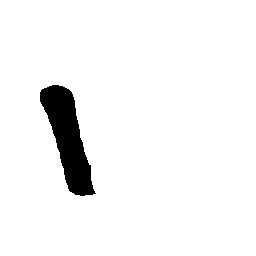
#> input picture sample_data/tmp1_0.jpg, 256 x 256 px
$ python gt_gen_sim.py
#> lines starting #> are read from the running program, lines starting #| are printed output that depends on the picture; after the words box and inside, x2 and y2 are one past the last pixel; in counts of white or black regions, pixels touching at a corner belong together; long printed decimals are rounded
### sim.py
"""
robostic caligraphy simulator environment
the weights of strokes are calculated by the distance between the brush and the paper.

Sim class is the simulator. it take trace points as input and output the image of the trace.
Boundary should be set at initialization.

tracing points should be in the following format:
    movl 0 24.4244 379.5504 183.1498 163.0036 -3.8346 -143.2302 100.0000 stroke1
where row[2:4] is x, y, z, and row[5:7] is the rotation angle of the brush.
the rest of the row is not used in our work.

This file is highly inspired by vis_2d in get_6d_3d.py and somewhere in the project "Robot-Calligraphy".
They're legacy code and I don't know who wrote them. They're unreadable, non-reusable and untraceable, and
meant to be fully rewritten. As the result, I rewrote them in this file.
The unreadability of the legacy code is not just caused by lack of ability of programming of the author,
but also the English level of the author. The variable names are confusing, misleading and sometimes
completely wrong. Also, they don't follow the naming convention of python.
"""

import math
from typing import List
import numpy as np
from abc import ABC, abstractmethod
from matplotlib import pyplot as plt

from scipy import ndimage
import cv2

# interface


class CalSim(ABC):
    def __init__(self) -> None:
        self.trace_path = None

    # [6 lines left out: function get_image, not called in this run]


class CalSimSimple(CalSim):
    """
    CalSimSimple is a simple simulator that only consider the distance between
    the brush and the paper.
    :param trace: the trace of the brush. it should be a 2d numpy array with shape (n, 2).
    :param file: the path of the trace file. it should be a txt file with the following format:
        movl 0 24.4244 379.5504 183.1498 163.0036 -3.8346 -143.2302 100.0000 stroke1
    where angles are in degree.

    """

    def __init__(
        self, trace=None, trace_3d=None, file=None, boundary=None, oriboundary=None
    ) -> None:
        super().__init__()
        # [x_min, x_max, y_min, y_max] where x is the horizontal axis and y is the vertical axis
        self.boundary = boundary
        self.trace_3d = None
        self.trace = None
        self.scale = None
        self.oriboundary = oriboundary

        if trace_3d is not None:
            self.trace_3d = trace_3d
        elif trace is not None:
            self.trace = trace.copy()
        else:
            self.trace = self.load_trace_from_file(file)

        if self.trace_3d is None:
            self.trace_3d = list(map(self.trans_6d_to_3d, self.trace))

        if self.boundary is None:
            self.boundary = [0, 0, 10, 10]
            self.boundary[0] = min([x[0] for x in self.trace_3d if x[2] < 10])
            self.boundary[1] = max([x[0] for x in self.trace_3d if x[2] < 10])
            self.boundary[2] = min([x[1] for x in self.trace_3d if x[2] < 10])
            self.boundary[3] = max([x[1] for x in self.trace_3d if x[2] < 10])
            self.oriboundary = self.boundary.copy()
            self._adjust_trace_boundary()

    def _adjust_trace_boundary(self, boundary=256):
        scale = min(
            int(boundary * 0.875) / (self.boundary[1] - self.boundary[0]),
            int(boundary * 0.875) / (self.boundary[3] - self.boundary[2]),
        )

        def trans_x(x):
            return (
                int((x - self.boundary[0]) * scale)
                + int(boundary - (self.boundary[1] - self.boundary[0]) * scale) // 2
            )

        def trans_y(y):
            return (
                256
                - int((y - self.boundary[2]) * scale)
                - int(boundary - (self.boundary[3] - self.boundary[2]) * scale) // 2
            )

        def trans_xyz(u):
            x, y, z = u
            return trans_x(x), trans_y(y), z

        self.trace_3d = list(map(trans_xyz, self.trace_3d))
        self.boundary = [0, boundary, 0, boundary]

    def export_to_robot(self, boundary=256):
        """
        export the trace to robot
        WARNING: the Z-axis needs to be adjusted

        :param boundary: the boundary of the output image
        :return: the trace in robot coordinate
        """
        # print(self.oriboundary)

        # calculate the scale from boundary to oriboundary
        scale = min(
            int(boundary * 0.875) / (self.oriboundary[1] - self.oriboundary[0]),
            int(boundary * 0.875) / (self.oriboundary[3] - self.oriboundary[2]),
        )

        def inverse_trans_or_x(new_x):
            return (
                new_x
                - int(boundary - (self.oriboundary[1] - self.oriboundary[0]) * scale)
                // 2
            ) / scale + self.oriboundary[0]

        def inverse_trans_or_y(new_y):
            return (
                256
                - int(boundary - (self.oriboundary[3] - self.oriboundary[2]) * scale)
                // 2
                - new_y
            ) / scale + self.oriboundary[2]

        def inverse_trans_or_xyz(u_adjusted):
            new_x, new_y, z = u_adjusted
            x = inverse_trans_or_x(new_x)
            y = inverse_trans_or_y(new_y)
            return x, y, z

        ret = list(map(inverse_trans_or_xyz, self.trace_3d))
        # print(self.trace_3d)
        return ret

    def load_trace_from_file(self, file_path) -> np.ndarray:
        """
        load trace from file
        """
#> called with file_path = 'sample_data/char00615_stroke.txt'
        with open(file_path, "r", encoding="utf-8") as f:
#> (reads sample_data/char00615_stroke.txt from the repository)
            lines = f.readlines()
            trace = []
            for line in lines:
                line = line.lstrip().split(" ")
                x, y, z, theta, phi, psi = map(float, line[2:8])
                trace.append([x, y, z, theta, phi, psi])
            return trace

    def split_strokes(self) -> List["CalSimTrans3D"]:
        # split the trace into strokes if height >= 11
        start_idx = 0
        ret = []
        flg = False
        for i, (x, y, z) in enumerate(self.trace_3d + [[0, 0, 255]]):
            # print("z", z)
            if z >= 11:
                if not flg:
                    continue
                if i - start_idx <= 1:
                    start_idx = i + 1
                    flg = False
                    continue
                ret.append(
                    CalSimTrans3D(
                        trace_3d=self.trace_3d[start_idx : i - 1].copy(),
                        boundary=self.boundary.copy(),
                        oriboundary=self.oriboundary.copy(),
                    )
                )
                start_idx = i + 1
            flg = True
        return ret

    @staticmethod
    def trans_6d_to_3d(point):
        x, y, z, theta, phi, psi = point
        stroke_n = x, y, z, theta, phi, psi
        theta, phi, psi = map(np.deg2rad, [theta, phi, psi])
        a, b, c = theta, phi, psi
        r_a = [1, 0, 0, 0, math.cos(a), -1 * math.sin(a), 0, math.sin(a), math.cos(a)]

        r_b = [math.cos(b), 0, math.sin(b), 0, 1, 0, -1 * math.sin(b), 0, math.cos(b)]

        r_c = [math.cos(c), -1 * math.sin(c), 0, math.sin(c), math.cos(c), 0, 0, 0, 1]

        r_a = np.array(r_a).reshape(3, 3)
        r_b = np.array(r_b).reshape(3, 3)
        r_c = np.array(r_c).reshape(3, 3)

        r = np.dot(np.dot(r_c, r_b), r_a)

        a = [
            r[0, 0],
            r[0, 1],
            r[0, 2],
            x,
            r[1, 0],
            r[1, 1],
            r[1, 2],
            y,
            r[2, 0],
            r[2, 1],
            r[2, 2],
            z,
            0,
            0,
            0,
            1,
        ]
        a = np.array(a).reshape((4, 4))

        b = np.identity(4)
        b[2, 3] = 185  # 毛筆長度 185 mm

        t = np.dot(a, b)

        return t[0, 3], t[1, 3], t[2, 3]

    def get_image(self) -> np.ndarray:
        # total width and height is 256
        # scale to 224X224 and the rest is padding

        canvas = (
            np.ones((int(self.boundary[1]), int(self.boundary[3])), dtype=np.uint8)
            * 255
        )

        for i in range(0, (len(self.trace_3d) - 1)):
            # print(self.trace_3d[i])
            x = [int(self.trace_3d[i][0]), int(self.trace_3d[i + 1][0])]
            y = [int(self.trace_3d[i][1]), int(self.trace_3d[i + 1][1])]
            h = (float(self.trace_3d[i][2]) + float(self.trace_3d[i + 1][2])) * 0.5

            # print(x, y, h)

            width = 2 * (5.5 - h)
            if width < 1:
                continue

            # width = 1 # TODO
            # plt.plot(x, y, 'k', color="c", linewidth=width)
            # draw line with OpenCV
            # print(x, y, width)
            cv2.line(canvas, (x[0], y[0]), (x[1], y[1]), (0, 0, 0), int(width))
#> further down, target_image is the input picture: shape (256, 256); min 0, max 255, mean 243.3
            # print(x, y, width)
        # cv2.imwrite("./test.png", canvas)
        # print(h)
        return canvas


class CalSimTrans3D(CalSimSimple):
    def __init__(self, *args, **kwargs):
        super().__init__(*args, **kwargs)

    @staticmethod
    def from_cal_sim_simple(sim: CalSimSimple) -> "CalSimTrans3D":
        """
        convert CalSimSimple to CalSimTrans3D
        """
        if sim.trace_3d is None:
            return CalSimTrans3D(
                trace=sim.trace.copy(),
                boundary=sim.boundary.copy(),
                oriboundary=sim.oriboundary.copy(),
            )
        else:
            return CalSimTrans3D(
                trace_3d=sim.trace_3d.copy(),
                boundary=sim.boundary.copy(),
                oriboundary=sim.oriboundary.copy(),
            )

    def transform(self, params) -> "CalSimTrans3D":
        """
        apply transformation to the trace and return a new CalSimTrans3D object
        params are (affine on x-z plane, bias on y)
        the order of the transformation is:
            1. rotation
            2. translation
            3. scale
        m_trans @ m_scale @ m_rotate, as the result, the order is reversed,
        where `@` is matrix multiplication
        """
        # parameters for affine transformation
        # trans_x, trans_y, angle, scale_x, scale_y, shear_x, shear_y, z_bias = params
        # trans_x, trans_y, angle, scale_x, scale_y, shear_x, z_bias = params
        trans_x, trans_y, angle, scale_x, scale_y, z_bias = params

        # rotation angle in radian, scale in percentage
        m_rotate = np.asarray(
            [
                [np.cos(angle), -np.sin(angle), 0],
                [np.sin(angle), np.cos(angle), 0],
                [0, 0, 1],
            ],
            dtype=float,
        )

        # translation in pixel
        m_trans = np.asarray([[1, 0, trans_x], [0, 1, trans_y], [0, 0, 1]], dtype=float)
        m_scale = np.asarray([[scale_x, 0, 0], [0, scale_y, 0], [0, 0, 1]], dtype=float)
        # m_shear = np.asarray([
        #     [1, shear_x, 0],
        #     [0, 1, 0],
        #     [0, 0, 1]
        # ], dtype=float)
        affine_param = m_trans @ m_scale @ m_rotate  # NOTE: the order is important
        # affine_param = m_trans @ m_scale @ m_rotate @ m_shear  # TODO optimize
        new_trace = []
        for i, (x, y, z) in enumerate(self.trace_3d):
            # x, y, d = np.matmul(affine_param, np.array([[x], [y], [1]]))
            x, y, d = np.matmul(affine_param, np.array([x, y, 1]))
            x, y = x / d, y / d
            # print(x, y, z)
            new_trace.append([x, y, z + z_bias])

        return CalSimTrans3D(
            trace_3d=new_trace,
            boundary=self.boundary.copy(),
            oriboundary=self.oriboundary.copy(),
        )


# [17 lines that do not run on import are left out]


# the following are from legacy code. don't touch it and even use it.
# I just copied them here and referenced them.


class _LegacySim:
    # [113 lines left out: functions __init__, paint_from_file, legacy_get_6d_3d, not called in this run]


class Vi_c:
    """
    this class is legacy code. don't touch it and even use it.
    ***For visualizing component

    read_txt: read 3axis txt file to list
    plot: plot from list to image
    savefig: save plot image
    """

    # [47 lines left out: functions __init__, read_txt, plot, not called in this run]

                # plts.append(self.ax.plot(x, y, 'k', color=c, linewidth=width, label='%d' % stroke)[0]) # 會出現相同lebel的bug.
                # self.ax.plot(x, y, 'k', color=c, linewidth=width)
                # plt.pause(0.05) # 用來顯示一個字的點順序
        # plt.legend(handles=plts, bbox_to_anchor=(1.1, 1))

    def show(self):
        plt.show()
        pass

    # [8 lines left out: function savefig, not called in this run]

### gt_gen_sim.py
"""
(c) 2023 Ray Chung. All Rights Reserved.
This program searches for the coefficients of affine transformations
that apply to robot traces to minimize the differences between our online
data and the target images.
"""

from typing import List
import cv2
import numpy as np
import scipy
import scipy.optimize
import matplotlib.pyplot as plt

from sim import CalSimSimple, CalSimTrans3D


def search_params(sim_obj: CalSimTrans3D, target_image) -> (np.ndarray, float):
    """
    :param path: path are 3d points with shape (n, 3)
    :param params: params are (affine on x-z plane, bias on y)
    :return: params and loss
    """

    def _loss_func(params: List[float]) -> float:
        # loss is defined as IoU, but the background is white
        # so we need to invert the image
        transformed = sim_obj.transform(params)
        intersection = np.sum(
            np.logical_and(
                transformed.get_image() == 0,
                target_image == 0
            )
        )
        union = np.sum(
            np.logical_or(
                transformed.get_image() == 0,
                target_image == 0
            )
        )
        # mse = np.mean(
        #     np.square(
        #         transformed.get_image() - target_image
        #     )
        # )
        loss = 1 - intersection / union
        # loss = mse
        # transformed = sim_obj.transform(params)
        # loss = np.sum(np.abs(transformed.get_image() - target_image))
        return loss

    # first of all, align the center
    from_img = sim_obj.get_image()
    _, th = cv2.threshold(from_img, 0, 32, cv2.THRESH_BINARY_INV | cv2.THRESH_OTSU)
    # find bounding box
    # take the largest connected component
    cnts, _ = cv2.findContours(
        th,
        cv2.RETR_EXTERNAL,
        cv2.CHAIN_APPROX_SIMPLE
    )
    cnt_1 = max(cnts, key=cv2.contourArea)
    _, th = cv2.threshold(target_image, 0, 32, cv2.THRESH_BINARY_INV | cv2.THRESH_OTSU)
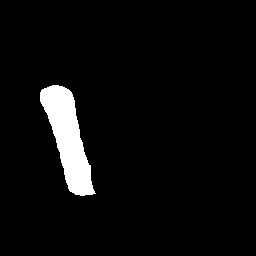
#> th: shape (256, 256); values 0 (black) and 32 (white), 4.6% white; 1 white region
    cnts, _ = cv2.findContours(
        th,
        cv2.RETR_EXTERNAL,
        cv2.CHAIN_APPROX_SIMPLE
    )
#> cnts = 1 contour; box (x1, y1, x2, y2) and area: (40, 85, 96, 196) 2874
    cnt_2 = max(cnts, key=cv2.contourArea)
#> cnt_2 = contour of 135 points, box (x1, y1, x2, y2) (40, 85, 96, 196), area 2874

    # find the center of the bounding box
    x1, y1, w1, h1 = cv2.boundingRect(cnt_1)
    x2, y2, w2, h2 = cv2.boundingRect(cnt_2)
#> x2 = 40; y2 = 85; w2 = 56; h2 = 111


    center_1 = np.array([x1 + w1 / 2, y1 + h1 / 2])
    center_2 = np.array([x2 + w2 / 2, y2 + h2 / 2])
#> center_2 = [68, 140.5]
    # calculate the translation
    scale_x = w2 / w1
#> scale_x = 1.44
    scale_y = h2 / h1
#> scale_y = 0.524
    rotate = 0.
    loss_min = np.inf
    rotate = cv2.ROTATE_90_CLOCKWISE
    if scale_x / scale_y > 3 or scale_y / scale_x > 3:
        # test rotate 90 degree clockwise or counter-clockwise
        crop_from = from_img[y1:y1+h1, x1:x1+w1].copy()
        for deg in [cv2.ROTATE_90_CLOCKWISE, cv2.ROTATE_90_COUNTERCLOCKWISE]:
            crop_from_rotated = cv2.rotate(crop_from.copy(), deg)
            crop_from_rotated = cv2.resize(crop_from_rotated, (w2, h2))
            target_image_crop = target_image[y2:y2+h2, x2:x2+w2].copy()
            # loss is defined as IoU, but the background is white and the stroke is black
            intersection = np.sum(
                np.logical_and(
                    crop_from_rotated == 0,
                    target_image_crop == 0
                )
            )
            union = np.sum(
                np.logical_or(
                    crop_from_rotated == 0,
                    target_image_crop == 0
                )
            )
            loss = 1 - intersection / union
            # print(loss)
            if loss < loss_min:
                loss_min = loss
                from_img = crop_from_rotated
                rotate = deg
        # calculate the translation
        scale_x = w2 / h1
        scale_y = h2 / w1
        rotate = 1.57 if rotate == cv2.ROTATE_90_CLOCKWISE else -1.57 # y axis is flipped so the rotation is flipped
        # calculate new center after rotation
        # maps to polar coordinate

        r = np.sqrt(center_1[0] ** 2 + center_1[1] ** 2)
        theta = np.arctan2(center_1[1], center_1[0])
        # rotate
        theta += rotate
        # maps back to cartesian coordinate
        center_1 = np.array([r * np.cos(theta), r * np.sin(theta)])


    shift_x = center_2[0] - center_1[0] * scale_x
#> shift_x = 14.15
    shift_y = center_2[1] - center_1[1] * scale_y
#> shift_y = 66.15


    # save initial guess
    sim2 = sim_obj.transform([shift_x, shift_y, rotate, scale_x, scale_y, 0])
#> in transform, `trans_x, trans_y, angle, scale_x, scale_y, z_bias = params`: trans_x = 14.15; trans_y = 66.15; angle = 0; scale_x = 1.44; scale_y = 0.524; z_bias = 0
#> in transform, `m_rotate = np.asarray( [ [np.cos(angle), -np.sin(angle), 0], [np.sin(a..`: m_rotate = [[1, 0, 0], [0, 1, 0], [0, 0, 1]]
#> in transform, `m_trans = np.asarray([[1, 0, trans_x], [0, 1, trans_y], [0, 0, 1]], dt..`: m_trans = [[1, 0, 14.15], [0, 1, 66.15], [0, 0, 1]]
#> in transform, `m_scale = np.asarray([[scale_x, 0, 0], [0, scale_y, 0], [0, 0, 1]], dt..`: m_scale = [[1.44, 0, 0], [0, 0.524, 0], [0, 0, 1]]
#> in transform, `affine_param = m_trans @ m_scale @ m_rotate`: affine_param = [[1.44, 0, 14.15], [0, 0.524, 66.15], [0, 0, 1]]
#> the loop in transform, `for i, (x, y, z) in enumerate(self.trace_3d):` made 33 passes
#> (x, y) on passes 1 to 12: (173.5, 19.55), (186.5, 15.36), (176.4, 4.37), (73.03, 1.23), (31.38, 22.69), (61.54, 48.87), (64.41, 69.82), (62.97, 69.29), (51.49, 73.48), (41.44, 77.67), (44.31, 86.57), (55.79, 92.85)
#> after the loop in transform, `for i, (x, y, z) in enumerate(self.trace_3d):`: new_trace = 33 items, first 6: [173.5, 19.55, 36.02], [186.5, 15.36, 37.73], [176.4, 4.37, 41.9], [73.03, 1.23, 42.86], [31.38, 22.69, 30.48], [61.54, 48.87, 23.1]
    from_img = sim2.get_image()
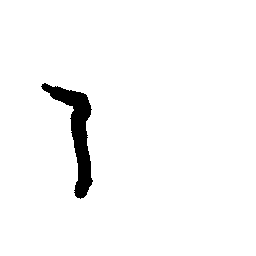
#> from_img: shape (256, 256); 97.1% white; 1 black region, box (x1, y1, x2, y2) and area: (41, 83, 93, 199) 1916
    cv2.imwrite('from_img.png', from_img)

    # print(shift_x, shift_y, scale_x, scale_y, rotate)
    height = width = 256
    scale_range = (0.5, 2.0)
    grid = [
        (shift_x - height // 8, shift_x+height // 8, height // 4 // 4),  # trans_x
        (shift_y - width // 9, shift_y + width // 8, width // 4 // 4),  # trans_y
        (-1.57, 1.57, 1.57 / 8),  # angle from -90 deg to 90 deg but in radian
        # (scale_range[0], scale_range[1],
        #  (scale_range[1] - scale_range[0]) / 4),  # scale_x
        # (scale_range[0], scale_range[1],
        #  (scale_range[1] - scale_range[0]) / 4),  # scale_y
        (scale_x * .8, scale_x * 1.25, 0.15),  # scale_x
        (scale_y * .8, scale_y * 1.25, 0.15),  # scale_y
        # (-0.3, 0.3, 0.2),  # shear_x
        # (-0.3, 0.3, 0.2),  # shear_y
        (-1.0, 1.0, .8),  # height
    ]
#> grid = [(-17.85, 46.15, 16), (38.15, 98.15, 16), (-1.57, 1.57, 0.196), (1.15, 1.79, 0.15), (0.419, 0.654, 0.15), (-1, 1, 0.8)]

    # split the range into 3 parts, use the best one for the next iteration
    # And then repeat the process until the range is small enough

    last_loss = np.inf
    last_result = None
    for _ in range(10):
        result, loss, _, _ = scipy.optimize.brute(
            _loss_func,
            grid,
            full_output=True
        )
        # print(result, loss)

        if loss < last_loss:
            last_loss = loss
            for j in range(len(grid)):
                delta = (grid[j][2] / 2)
                grid[j] = [result[j] - delta, result[j] + delta, delta * 2 / 3]
            last_result = result.copy()

        else:
            return last_result, last_loss
#> this loop made 7 passes
#> loss on pass 1: 1

    return last_result, last_loss

if __name__ == '__main__':
    cal_sim = CalSimSimple(file='sample_data/char00615_stroke.txt')
    sims = cal_sim.split_strokes()
    # just test the first stroke
    sim: CalSimTrans3D = CalSimTrans3D.from_cal_sim_simple(sims[0])
    from_img = sim.get_image()

    #cv2.imwrite('from_img.png', from_img)
    target_image = cv2.imread('sample_data/tmp1_0.jpg', cv2.IMREAD_GRAYSCALE)

    params, loss = search_params(sim, target_image)

    result = sim.transform(params)
    result_img = result.get_image()
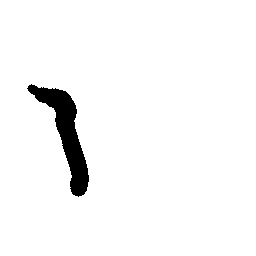
#> result_img: shape (256, 256); 96.5% white; 1 black region, box (x1, y1, x2, y2) and area: (27, 84, 89, 197) 2263
    #cv2.imwrite('result_img.png', result_img)
    print(params)
#| [ 3.035 69.925 -0.07763  1.172  0.5008 -1.607]

    # show in image
    fig = plt.figure()
    ax1 = fig.add_subplot(1, 3, 1)
    ax1.imshow(from_img, cmap="gray")
    ax1.set_title("x")
    ax2 = fig.add_subplot(1, 3, 2, sharey=ax1, sharex=ax1)
    ax2.imshow(target_image, cmap="gray")
    ax2.set_title("y")
    ax3 = fig.add_subplot(1, 3, 3, sharey=ax1, sharex=ax1)
    ax3.imshow(result_img, cmap="gray")
    ax3.set_title("y'")
    # plt.show()
    plt.savefig("output.png")
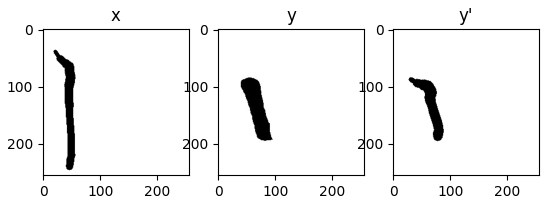
#> figure drawn by matplotlib, 3 panels


    #寫到txt file利用機器手臂寫出
    value_3d = result.trace_3d  #這是原本0~256邊界的
    #print("調整前")
    #print(value_3d)

    # Call inverse_export_to_robot to adjust the result.trace_3d
    ret = result.export_to_robot()
    print(ret)
#> (printed output is left out)
    exit()
#> (the program exits here)
